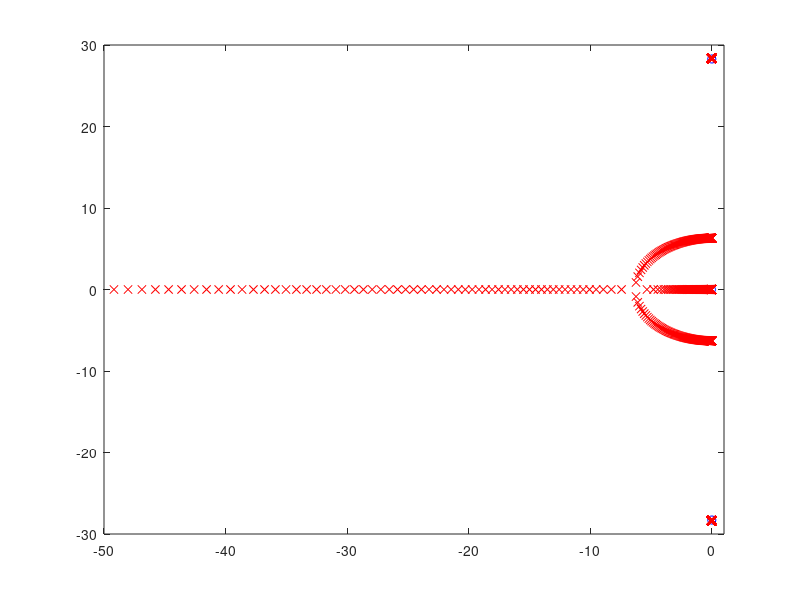

Write the MATLAB code that produced this figure.
% study1 - Kolbendaempfung

   m = 1;       % kg, Masse Kappl + Kristall
   M = 100;     % kg, Kolbenmasse

   k1 = 40e8; % kg/s2, Steifigkeit 1
   k2 = 8e8;    % kg/s2, Steifigkeit

% Berechnung der Polstellen

   a = k2/(2*m) + k1/(2*M);
   om1om1 = a + sqrt(a*a-k1*k2/m/M);
   om2om2 = a - sqrt(a*a-k1*k2/m/M);
   
   om1 = sqrt(om1om1);
   om2 = sqrt(om2om2);
   
   f1 = om1/(2*pi);
   f2 = om2/(2*pi);
   
   fprintf('eigen frequencies: f1 = %g Hz, f2 = %g Hz\n',f1,f2);
   
% study poles of total system depemdent of c1

   c1 = [0,1e2,1e4,1e6,1e8];
   
   %clf;
   for (i=1:length(c1))
      a4 = m*M;
      a3 = c1(i)*m;
      a2 = (k1+k2)*m + k2*M;
      a1 = k2*c1(i);
      a0 = k2*(k1+k2) - k2*k2;
      delta = [a4 a3 a2 a1 a0];
      
      s = roots(delta);
      
      fprintf('Damping c1 = %g:\n',c1(i));
      s
   end
   
   
   c1 = 10.^(-10:0.01:10);
   
   clf;
   null = [0 sqrt(-k2/m), -sqrt(-k2/m)];
   plot(real(s)/1000,imag(s)/1000,'bo');
   hold on;
   
   minreal = 0;
   for (i=1:length(c1))
      a4 = m*M;
      a3 = c1(i)*m;
      a2 = (k1+k2)*m + k2*M;
      a1 = k2*c1(i);
      a0 = k2*(k1+k2) - k2*k2;
      delta = [a4 a3 a2 a1 a0];
      
      s = roots(delta);
      minreal = min(minreal,max(real(s)));
      
      plot(real(s)/1000,imag(s)/1000,'rx');
   end
   set(gca,'xlim',[-50 1]);
   fprintf('minimum real values of eigen values: %g:\n',minreal);
   
